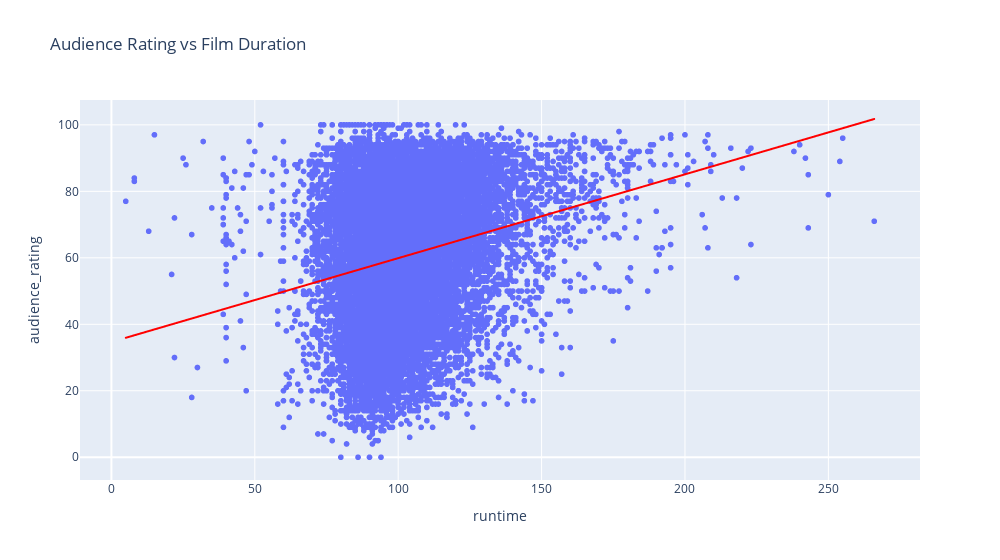
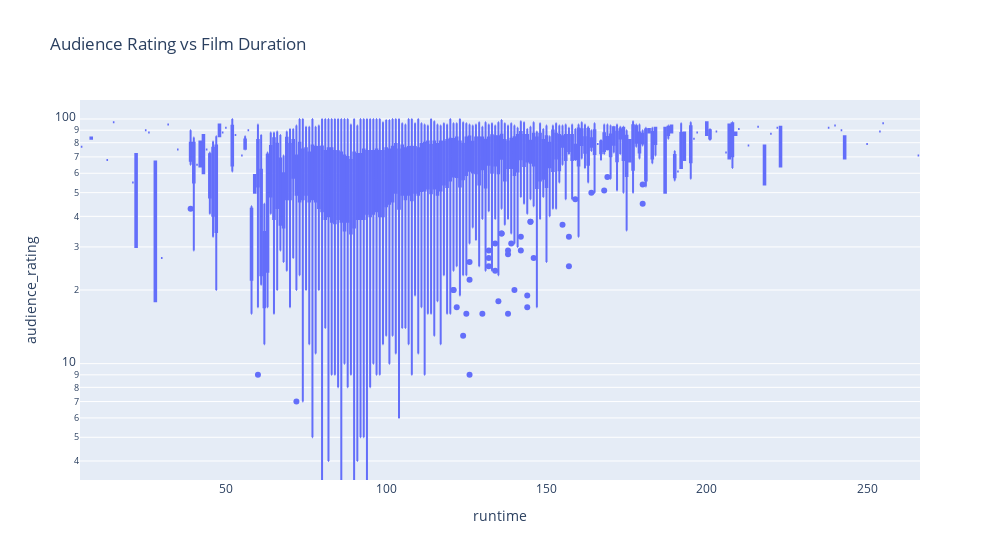

Notebook cell for these charts, in order:
### Code cell
scatter_fig = px.scatter(
  rt_pruned_df,
  x="runtime",
  y="audience_rating",
  title="Audience Rating vs Film Duration",
  trendline="ols",
  trendline_color_override="red",
  width=1000
  )

box_fig = px.box(
  rt_pruned_df,
  x="runtime",
  y="audience_rating",
  log_y=True,
  title="Audience Rating vs Film Duration",
  width=1000
  )

scatter_fig.show()
box_fig.show()

### Figure 1 — Plotly figure (JSON) as saved in the notebook; plotly's stock layout.template omitted (floating-point values rounded to 4 significant figures; data arrays with more than 128 entries replaced by an {"elided": "..."} marker saying what was removed)
{"data": [{"hovertemplate": "runtime=%{x}<br>audience_rating=%{y}<extra></extra>", "legendgroup": "", "marker": {"color": "#636efa", "symbol": "circle"}, "mode": "markers", "name": "", "showlegend": false, "type": "scattergl", "x": {"elided": "17178 int values"}, "xaxis": "x", "y": {"elided": "17178 int values"}, "yaxis": "y"}, {"hovertemplate": "<b>OLS trendline</b><br>audience_rating = 0.252214 * runtime + 34.6786<br>R<sup>2</sup>=0.052481<br><br>runtime=%{x}<br>audience_rating=%{y} <b>(trend)</b><extra></extra>", "legendgroup": "", "line": {"color": "red"}, "marker": {"color": "#636efa", "symbol": "circle"}, "mode": "lines", "name": "", "showlegend": false, "type": "scattergl", "x": {"elided": "17178 int values"}, "xaxis": "x", "y": {"elided": "17178 float values"}, "yaxis": "y"}], "layout": {"legend": {"tracegroupgap": 0}, "title": {"text": "Audience Rating vs Film Duration"}, "width": 1000, "xaxis": {"anchor": "y", "domain": [0, 1], "title": {"text": "runtime"}}, "yaxis": {"anchor": "x", "domain": [0, 1], "title": {"text": "audience_rating"}}}}

### Figure 2 — Plotly figure (JSON) as saved in the notebook; plotly's stock layout.template omitted (floating-point values rounded to 4 significant figures; data arrays with more than 128 entries replaced by an {"elided": "..."} marker saying what was removed)
{"data": [{"alignmentgroup": "True", "hovertemplate": "runtime=%{x}<br>audience_rating=%{y}<extra></extra>", "legendgroup": "", "marker": {"color": "#636efa"}, "name": "", "notched": false, "offsetgroup": "", "orientation": "v", "showlegend": false, "type": "box", "x": {"elided": "17178 int values"}, "x0": " ", "xaxis": "x", "y": {"elided": "17178 int values"}, "y0": " ", "yaxis": "y"}], "layout": {"boxmode": "group", "legend": {"tracegroupgap": 0}, "title": {"text": "Audience Rating vs Film Duration"}, "width": 1000, "xaxis": {"anchor": "y", "domain": [0, 1], "title": {"text": "runtime"}}, "yaxis": {"anchor": "x", "domain": [0, 1], "title": {"text": "audience_rating"}, "type": "log"}}}
